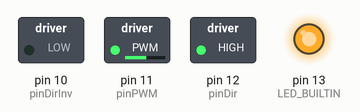
This sketch was run on a simulated Arduino Uno, built with avr-gcc and run on an emulated ATmega328P. Parts: switched loads named in the sketch (green lamp = pin HIGH), output pins drawn as LEDs (lit = HIGH).

Above: at 0.15 s.
At 6.45 s:
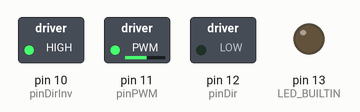
Timing chart, 0 to 6.4 s (numbered marks = the images above):
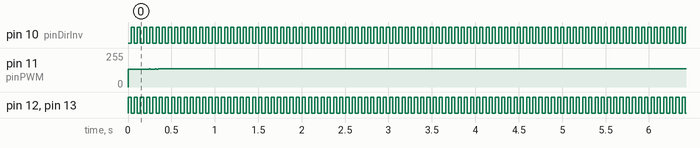

The sketch:

STR_LAB4rtos.ino
```cpp
#include <Arduino_FreeRTOS.h>

//#define _DEBUG 1

#define pinEncoderA 2
#define pinEncoderB 3
#define pinPWM 11
#define pinDir 12
#define pinDirInv 10

void ISREncoderA(void);
void ISREncoderB(void);

static unsigned long isr_timer1_count=0;
int setpoint = 0;
float u=0;
int Old, New;
int QEM [16] = {0,-1,1,2,1,0,2,-1,-1,2,0,1,2,1,-1,0};
signed int ISRCounter=0;//used inside the ISR

float integral = 0;
float previousTime = 0;
float lastError = 0;
#define kp 1.5
#define ki 0.0001
#define kd 0.01


TaskHandle_t taskUpdateMotorHandle;

inline void setupRTOS(){
    xTaskCreate(TaskUpdateMotor, "upMotor", 128, NULL, 0, NULL);

}
void setup() {

    pinMode(pinEncoderA, INPUT_PULLUP);
    pinMode(pinEncoderB, INPUT_PULLUP);
    pinMode(pinDir, OUTPUT);
    pinMode(pinDirInv, OUTPUT);
    pinMode(pinPWM, OUTPUT);
    //attachInterrupt(digitalPinToInterrupt(pinEncoderA), ISREncoderA, CHANGE);
    //attachInterrupt(digitalPinToInterrupt(pinEncoderB), ISREncoderB, CHANGE);
    #ifdef _DEBUG
    Serial.begin(115200);
    #endif
    // TIMER 1 for interrupt frequency 100 Hz:
    cli();
    //FreeRTOS inits:
    setupRTOS();
    sei();

}

void loop() {

}

//This task must run every 100Hz (0.01s = 10ms)
//one tick is portTICK_PERIOD_MS ms
#define msTASK 10
void TaskUpdateMotor(void * params){
    pinMode(LED_BUILTIN,OUTPUT);
    const TickType_t xDelay = msTASK/ portTICK_PERIOD_MS;
    for(;;){
        vTaskDelay(xDelay);
        isr_timer1_count++;
        if ((isr_timer1_count%200)>100) {
          setpoint = 90;
          digitalWrite(LED_BUILTIN, LOW);
        }
        else {
          setpoint = -90;
          digitalWrite(LED_BUILTIN, HIGH);
        }
        u = PID((float)setpoint-ISRCounter);
        if ( (u>0) && (u<10) )u=10;
        if ( (u>-10) && (u<0) )u=-10;

        if (u>=0)motorDirect();
        else motorInvert();

        if (u>255.0)u=255.0;
        if (u<-255.0)u=-255.0;

        analogWrite(pinPWM,abs(u));
        #ifdef _DEBUG
          Serial.print(setpoint);
          Serial.print(',');
          Serial.println(ISRCounter);
        #endif
    }
}

float PID(float error){

    float currentTime = isr_timer1_count*0.01;
    float elapsedT = (float)(currentTime - previousTime);
    float derivate = (error - lastError)/elapsedT;
    integral += (error * elapsedT);

    lastError = error;
    previousTime = elapsedT;
    return (kp * error) + (ki * integral) + (kd * derivate);
}
void ISREncoderB(void){//pinA change
    Old = New;
    New = digitalRead(pinEncoderA)*2 + digitalRead(pinEncoderB);
    ISRCounter -= QEM[Old*4 +New];
    #ifdef _DEBUG
          Serial.println("ISREncoderB");
    #endif
}
void ISREncoderA(void){//pinB change
    Old = New;
    New = digitalRead(pinEncoderA)*2 + digitalRead(pinEncoderB);
    ISRCounter -= QEM[Old*4 +New];
    #ifdef _DEBUG
          Serial.println("ISREncoderA");
    #endif
}
inline void motorDirect(){
    digitalWrite(pinDir,0);
  digitalWrite(pinDirInv,1);
}
inline void motorInvert(){
  digitalWrite(pinDir,1);
  digitalWrite(pinDirInv,0);
}
```

Measured:
- by itself, pin 10 (pinDirInv), pin 12 (pinDir), pin 13 (LED_BUILTIN): alternates HIGH for 0.04 s and LOW for 0.04 s
